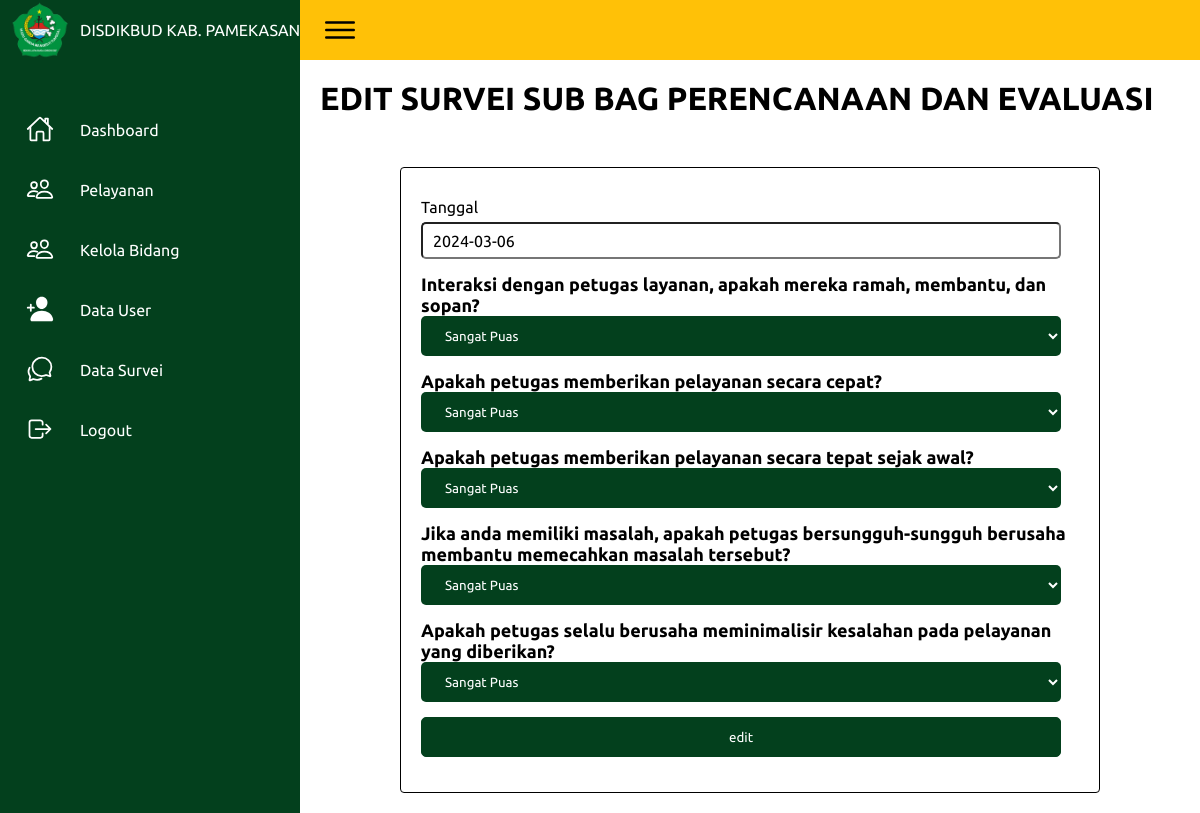
The page /admin/edit_survei.php?id_bidang=3&id_survei=34 (signed in) on the database its author committed.
### tables this page shows
CREATE TABLE `profil` (
  `id_profil` int(11) NOT NULL,
  `nama_instansi` varchar(100) NOT NULL,
  `alamat` varchar(100) NOT NULL
);

CREATE TABLE `bidang` (
  `id_bidang` int(11) NOT NULL,
  `id_profil` int(11) NOT NULL,
  `nama_bidang` varchar(100) NOT NULL
);

CREATE TABLE `survei` (
  `id_survei` int(11) NOT NULL,
  `id_bidang` int(11) NOT NULL,
  `tgl_survei` date NOT NULL,
  `survei_interaksi` varchar(20) NOT NULL,
  `survei_cepat` varchar(20) NOT NULL,
  `survei_tepat` varchar(20) NOT NULL,
  `survei_masalah` varchar(20) NOT NULL,
  `survei_kesalahan` varchar(20) NOT NULL
);

### admin/edit_survei.php (the view, shortened to what this page needs)
<!DOCTYPE html>
<html lang="en">
<head>
    <link rel="stylesheet" href="../assets/css/main.css">
</head>
<body>
    <?php include "../config/database.php"; ?>
    <?php include 'layout_navbar_admin.php'; ?>
    <div class="main">
        <div class="topbar">
            <div class="toggle">
                <ion-icon name="menu-outline"></ion-icon>
            </div>
        </div>
        <div class="tableUsers">
            <?php
                $id_bidang = $_GET['id_bidang'];
                $data = mysqli_query($conn, "SELECT * FROM bidang WHERE id_bidang ='$id_bidang'");
                while ($tampil = mysqli_fetch_array($data) ){ ?>
            <h1>EDIT SURVEI <?php echo $tampil['nama_bidang'];?></h1>
            <?php } ?>
            <form action="" method="post" enctype="multipart/form-data" class="form-horizontal">
                <?php
                                        $id_survei = $_GET['id_survei'];
                                        $data_rating = mysqli_query($conn, "select * from survei WHERE id_survei = '$id_survei' ");
                                        while ($data = mysqli_fetch_assoc($data_rating)) {
                                        ?>
                <div class="card-body">
                    <div class="row form-group">
                        <div class="col col-md-3">
                            <label for="nama">Tanggal</label>
                        </div>
                        <div class="col-12 col-md-9">
                            <input type="text" id="tgl_survei" name="tgl_survei"
                                value="<?php echo $data['tgl_survei']?>" placeholder="<?php echo $data['tgl_survei']?>"
                                readonly>
                        </div>
                    </div>
                    <div class="row form-group">
                        <div class="col col-md-3"><label for="survei_interaksi" class=" form-control-label">Interaksi
                                dengan petugas layanan,
                                apakah mereka ramah, membantu,
                                dan
                                sopan?</label></div>
                        <div class="col-12 col-md-9">
                            <select id="survei_interaksi" name="survei_interaksi" class="select_survei"
                                value="<?php echo $data['survei_interaksi']?>">
                                <option value="Sangat Puas">Sangat Puas</option>
                            </select>
                        </div>
                    </div>
                    <div class="row form-group">
                        <div class="col col-md-3"><label for="survei_cepat" class=" form-control-label">Apakah
                                petugas memberikan pelayanan
                                secara cepat?</label></div>
                        <div class="col-12 col-md-9">
                            <select id="survei_cepat" name="survei_cepat" class="select_survei"
                                value="<?php echo $data['survei_cepat']?>">
                                <option value="Sangat Puas">Sangat Puas</option>
                            </select>
                        </div>
                    </div>
                    <div class="row form-group">
                        <div class="col col-md-3"><label for="survei_tepat" class=" form-control-label">Apakah
                                petugas memberikan pelayanan
                                secara tepat sejak
                                awal?</label></div>
                        <div class="col-12 col-md-9">
                            <select id="survei_tepat" name="survei_tepat" class="select_survei"
                                value="<?php echo $data['survei_tepat']?>">
                                <option value="Sangat Puas">Sangat Puas</option>
                            </select>
                        </div>
                    </div>
                    <div class="row form-group">
                        <div class="col col-md-3"><label for="survei_masalah" class=" form-control-label">Jika anda
                                memiliki masalah, apakah
                                petugas bersungguh-sungguh
                                berusaha membantu
                                memecahkan masalah tersebut?</label></div>
                        <div class="col-12 col-md-9">
                            <select id="survei_masalah" name="survei_masalah" class="select_survei"
                                value="<?php echo $data['survei_masalah']?>">
                                <option value="Sangat Puas">Sangat Puas</option>
                            </select>
                        </div>
                    </div>
                    <div class="row form-group">
                        <div class="col col-md-3"><label for="survei_kesalahan" class=" form-control-label">Apakah
                                petugas selalu berusaha
                                meminimalisir kesalahan pada
                                pelayanan yang
                                diberikan?</label></div>
                        <div class="col-12 col-md-9">
                            <select id="survei_kesalahan" name="survei_kesalahan" class="select_survei"
                                value="<?php echo $data['survei_kesalahan']?>">
                                <option value="Sangat Puas">Sangat Puas</option>
                            </select>
                        </div>
                    </div>
                    <div class="row form-group">
                        <button type="submit" value="Edit" name="edit" class=" form-control submit">
                            edit</button>
                    </div>
                </div>
            </form>
            <?php } ?>
        </div>
    </div>
</body>
</html>

### admin/layout_navbar_admin.php (shortened to what this page needs)
<!DOCTYPE html>
<html lang="en">
<head>
    <link rel="stylesheet" href="../assets/css/main.css">
</head>
<body>
    <?php include "../config/database.php"; ?>
    <div class="navigation">
        <ul>
            <li>
                <a>
                    <?php
                        $id_profil = $_SESSION['id_profil'];
                        $data = mysqli_query($conn, "SELECT * FROM profil WHERE id_profil='$id_profil'");
                        while ($tampil = mysqli_fetch_array($data) ){ ?>
                    <img src="../assets/imgs/logo.png" class="icon"></img>
                    <span class="title"><?php echo $tampil['nama_instansi'];?></span>
                    <?php } ?>
                </a>
            </li>
            <li>
                <a href="dashboard.php">
                    <span class="icon">
                        <ion-icon name="home-outline"></ion-icon>
                    </span>
                    <span class="title">Dashboard</span>
                </a>
            </li>
            <li>
                <a href="pelayanan.php">
                    <span class="icon">
                        <ion-icon name="people-outline"></ion-icon>
                    </span>
                    <span class="title">Pelayanan</span>
                </a>
            </li>
            <li>
                <a href="kelola_bidang.php">
                    <span class="icon">
                        <ion-icon name="people-outline"></ion-icon>
                    </span>
                    <span class="title">Kelola Bidang</span>
                </a>
            </li>
            <li>
                <a href="dataUser.php">
                    <span class="icon">
                        <ion-icon name="person-add"></ion-icon>
                    </span>
                    <span class="title">Data User</span>
                </a>
            </li>
            <li>
                <a href="survei.php">
                    <span class="icon">
                        <ion-icon name="chatbubbles-outline"></ion-icon>
                    </span>
                    <span class="title">Data Survei</span>
                </a>
            </li>
            <li>
                <a href="../logout.php">
                    <?php
                        include "../config/database.php";
                        $id_profil = $_SESSION['id_profil'];
                        $data = mysqli_query($conn, "SELECT * FROM profil WHERE id_profil='$id_profil'");
                        while ($tampil = mysqli_fetch_array($data) ){
                        ?>
                    <span class="icon">
                        <ion-icon name="log-out-outline"></ion-icon>
                    </span>
                    <span class="title">Logout</span>
                    <?php } ?>
                </a>
            </li>
        </ul>
    </div>
</body>
</html>

### assets/css/main.css (style rules this page uses)
* { font-family: "Ubuntu", sans-serif; margin: 0; padding: 0; box-sizing: border-box; }
:root { --green: #03401d; --white: #fff; --gray: #f5f5f5; --black1: #222; --black2: #999; --yellow: #ffc107; --white2: #f2f3f4; }
body { min-height: 100vh; overflow-x: hidden; }
.navigation { position: fixed; width: 300px; height: 100%; background: var(--green); border-left: 10px solid var(--green); transition: 0.5s; overflow: hidden; }
.navigation ul { position: absolute; top: 0; left: 0; width: 100%; }
.navigation ul li { position: relative; width: 100%; list-style: none; border-top-left-radius: 30px; border-bottom-left-radius: 30px; }
.navigation ul li:nth-child(1) { margin-bottom: 40px; pointer-events: none; }
.navigation ul li a { position: relative; display: block; width: 100%; display: flex; text-decoration: none; color: var(--white); }
.navigation ul li a .icon { position: relative; display: block; min-width: 60px; height: 60px; line-height: 75px; text-align: center; }
.navigation ul li a .icon ion-icon { font-size: 1.75rem; }
.navigation ul li a .title { position: relative; display: block; padding: 0 10px; height: 60px; line-height: 60px; text-align: start; white-space: nowrap; }
.main { position: absolute; width: calc(100% - 300px); left: 300px; min-height: 100vh; background: var(--white); transition: 0.5s; }
.topbar { width: 100%; height: 60px; display: flex; justify-content: space-between; align-items: center; padding: 0 10px; background: var(--yellow); }
.toggle { position: relative; width: 60px; height: 60px; display: flex; justify-content: center; align-items: center; font-size: 2.5rem; cursor: pointer; }
select { padding: 10px 20px; background-color: var(--green); border: 0px solid var(--green); margin-right: 30px; border-radius: 40px; color: var(--white); width: auto; }
button { position: relative; padding: 6px 30px; left: -8px; border: 2px solid var(--green); background-color: var(--green); color: var(--white); border-radius: 40px; }
.tableUsers { margin: 20px; }
.card-body { border: black solid 1px; padding: 20px; width: 700px; border-radius: 4px; margin: auto; margin-top: 50px; }
.form-group { margin: 10px 0; margin-bottom: 15px; }
.form-group input { width: 640px; height: 37px; border-radius: 5px; font-size: 16px; margin-top: 6px; padding-left: 10px; }
.form-control-label { font-size: 18px; margin-bottom: 10px; font-weight: bolder; font-family: "Ubuntu", sans-serif; }
.submit { width: 640px; height: 40px; background-color: var(--green); color: white; border-radius: 5px; border: 1px solid var(--green); outline: none; margin-left: 8px; margin-right: -30px; }
.select_survei { width: 640px; height: 40px; border-radius: 5px; }

### rows shown on the page
profil: nama_instansi "DISDIKBUD KAB. PAMEKASAN"
bidang: nama_bidang "SUB BAG PERENCANAAN DAN EVALUASI"
survei: tgl_survei "2024-03-06", survei_interaksi "Sangat Puas", survei_cepat "Sangat Puas", survei_tepat "Sangat Puas", survei_masalah "Sangat Puas", survei_kesalahan "Sangat Puas"
